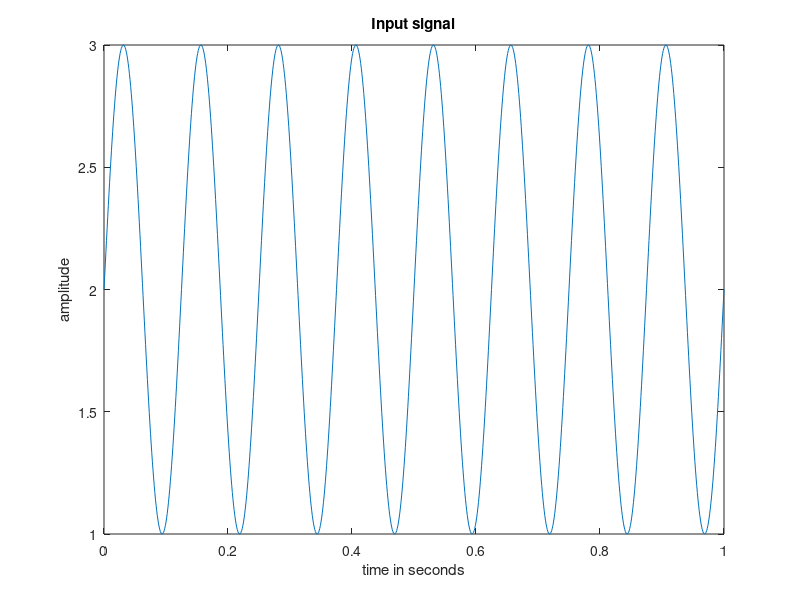
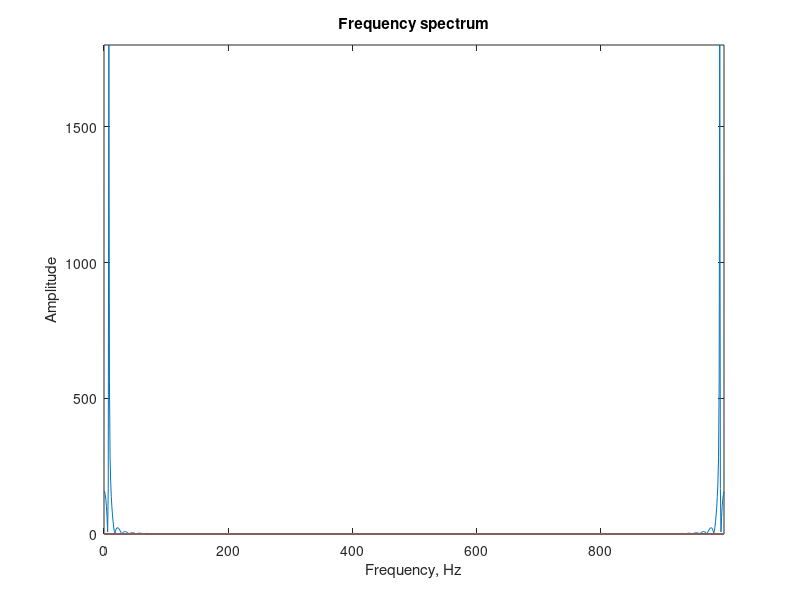

The MATLAB source for these figures, in order:
close all; clear all;
cd ~/radarProject/
f = 1008;
t = 0:.001:1;
sig = 2+sin(2*pi*f.*t);
figure('Name', 'Input Signal');
clf;
plot(t, sig);
title('Input signal');
xlabel('time in seconds');
ylabel('amplitude');


h1 = zeros(1024);
for k = (63+1):1000
    h1(k) = sig(k) - sig(k-63);
end

h2 = zeros(1024);
for k = (64+1):1000
    h2(k) = sig(k) - sig(k-64);
end

h = h1 + h2;
fs = 1/.001
H = abs(fft(h, 1024));
len = length(H);
w = (0:len-1)*fs;
w = w./len;
figure('Name', 'frequency spectrum');
clf;
plot(w,H);
axis tight;
title('Frequency spectrum');
xlabel('Frequency, Hz');
ylabel('Amplitude');


f1 = 1/(.001*63)
fdip = f1*63.5
